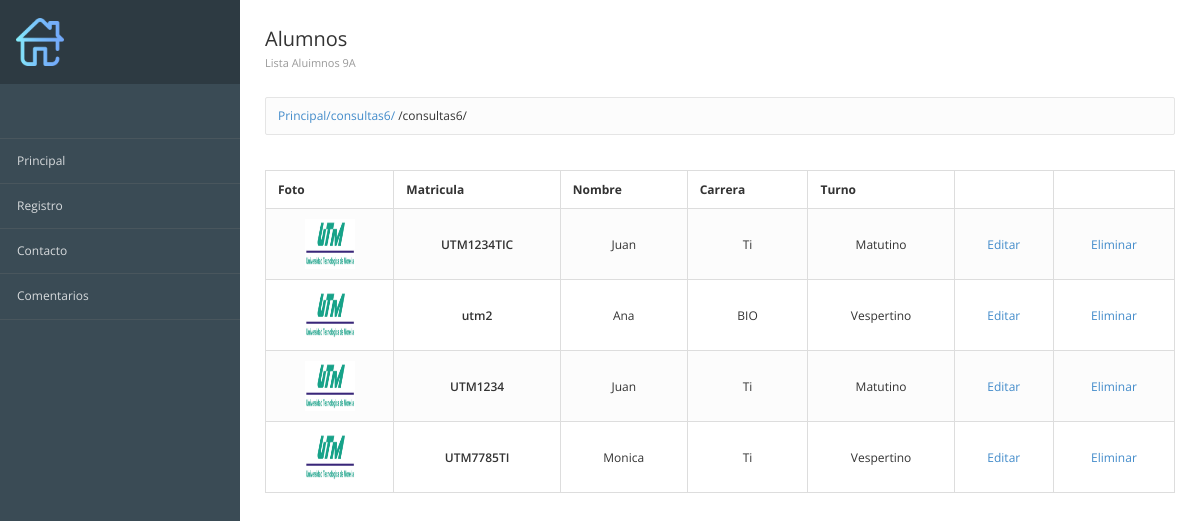
/consultas6/, run on the app's committed database.
### registros/models.py (models this page shows, shortened)
class Alumnos(models.Model): #Define la estructura de la tabla
    id = models.AutoField(primary_key=True, verbose_name="Clave")
    matricula = models.CharField(max_length=12, verbose_name="Mat") #Define el tipo de dato y el tamaño
    nombre = models.TextField() #TExto largo
    carrera = models.TextField()
    turno = models.CharField(max_length=10)
    imagen = models.ImageField(upload_to="fotos", verbose_name="Fotografia", null=True)
    created = models.DateTimeField(auto_now_add=True) #Fecha de creacion
    update = models.DateTimeField(auto_now_add=True) #Fecha de actualizacion
    class Meta:
        verbose_name = "Alumno"
        verbose_name_plural = "Alumnos"
        ordering = ["-created"]

### registros/views.py (the view)
# urls.py: path('consultas6/', views_registros.consultar6, name='Consultas6'),
def consultar6(request,):
    fechaInicio = datetime.date(2022, 7, 1)
    fechaFin = datetime.date(2022, 7, 14)
    alumnos = Alumnos.objects.filter(created__range=(fechaInicio, fechaFin))
    return render(request, 'registros/consultas.html', {'alumnos': alumnos})

### registros/templates/registros/consultas.html (shortened to what this page needs)
 {% extends 'inicio/encabezado.html' %} {% block titulo %} PRINCIPAL {% endblock %} {% block imagen %} {%load static%} {%static 'inicio/imagenes/home.png'%} {% endblock %} {% block encabezado %}
<div class="page-header">
    <div class="page-title">
        <h3>Alumnos
            <small>Lista Aluimnos 9A</small></h3>
    </div>
</div>
{% endblock %} {% block contenido %}
<table class="text-center table table-bordered table-striped">
    <thead>
        <tr>
            <th>Foto</th>
            <th>Matricula</th>
            <th>Nombre</th>
            <th>Carrera</th>
            <th>Turno</th>
            <th></th>
            <th></th>
        </tr>
    </thead>
    <tbody>
        {% for alumno in alumnos %}
        <tr>
            <td><img src="{{ alumno.imagen.url }}" width="50" height="50"></td>
            <td class="text-semibold">{{alumno.matricula}}</td>
            <td class="muted">{{alumno.nombre}}</td>
            <td class="muted">{{alumno.carrera}}</td>
            <td class="muted">{{alumno.turno}}</td>
            <td class="text-center"><a href="{%url 'ConsultarIndividualAlumno' alumno.id %}">Editar</a></td>
            <td class="text-center"><a href="{%url 'EliminarAlumno' alumno.id %}">Eliminar</a></td>
            {% endfor %}
    </tbody>
</table>
{% endblock %}

### inicio/static/inicio/css/londinium-theme.css (style rules this page uses)
.panel-toolbar:after, .page-header:after, .header-bar-stats .page-stats li:after, .panel-heading:after { content: ""; display: table; clear: both; }
html { height: 100%; }
body { font-family: 'Open Sans', sans-serif; font-size: 12px; position: relative; min-height: 100%; }
a { cursor: pointer; }
h1, h2, h3, h4, h5, h6, .h1, .h2, .h3, .h4, .h5, .h6 { font-weight: 600; line-height: 1.42857143; margin-top: 0; }
h3, .h3 { font-size: 20px; }
.text-semibold { font-weight: 600; }
.page-header { padding: 0; margin: 0; position: relative; border: 0; }
.page-header small { display: block; font-size: 11px; color: #999; margin: 8px 0 0 0; }
.page-title { float: left; }
.page-title h3 { padding: 29px 0; margin: 0; font-weight: 400; line-height: 20px; }
.table { margin-bottom: 0; }
.table > thead > tr > th { border-bottom-width: 1px; outline: 0; }
.table > thead > tr > th, .table > tbody > tr > th, .table > tfoot > tr > th, .table > thead > tr > td, .table > tbody > tr > td, .table > tfoot > tr > td { vertical-align: middle; padding: 10px 12px; }
.table-striped > tbody > tr:nth-child(odd) > td, .table-striped > tbody > tr:nth-child(odd) > th, .table-hover > tbody > tr:hover > td, .table-hover > tbody > tr:hover > th { background-color: #fcfcfc; }

### data on the page
Alumnos: imagen (picture), matricula "UTM1234TIC", nombre "Juan", carrera "Ti", turno "Matutino"
Alumnos: imagen (picture), matricula "utm2", nombre "Ana", carrera "BIO", turno "Vespertino"
Alumnos: imagen (picture), matricula "UTM1234", nombre "Juan", carrera "Ti", turno "Matutino"
Alumnos: imagen (picture), matricula "UTM7785TI", nombre "Monica", carrera "Ti", turno "Vespertino"

### other printed values
{{ request.path }} "/consultas6/"
